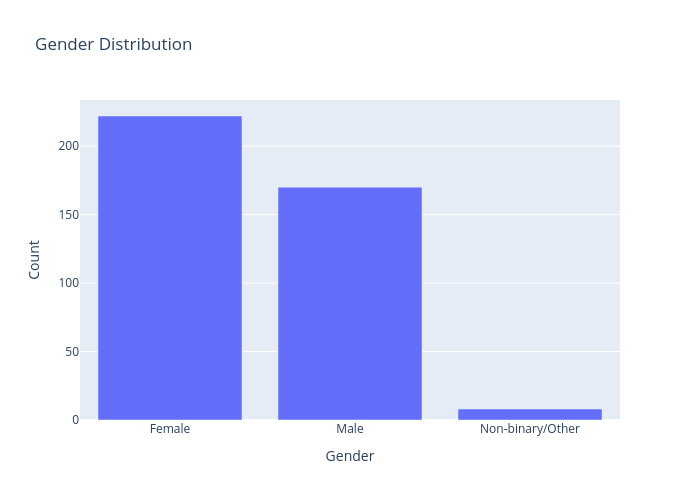

The code cell stored with this chart in its notebook:
### Markdown cell above
## Character col check

### Code cell
fig = px.bar(
    df['gender'].value_counts().reset_index(),
    x='index', y='gender',
    labels={'index':'Gender', 'gender':'Count'},
    title='Gender Distribution',
    height=500, width= 700)
fig.show()

### Figure 1 — Plotly figure (JSON) as saved in the notebook; plotly's stock layout.template omitted (floating-point values rounded to 4 significant figures)
{"data": [{"alignmentgroup": "True", "hovertemplate": "Gender=%{x}<br>Count=%{y}<extra></extra>", "legendgroup": "", "marker": {"color": "#636efa", "pattern": {"shape": ""}}, "name": "", "offsetgroup": "", "orientation": "v", "showlegend": false, "textposition": "auto", "type": "bar", "x": ["Female", "Male", "Non-binary/Other"], "xaxis": "x", "y": [222, 170, 8], "yaxis": "y"}], "layout": {"barmode": "relative", "height": 500, "legend": {"tracegroupgap": 0}, "title": {"text": "Gender Distribution"}, "width": 700, "xaxis": {"anchor": "y", "autorange": true, "domain": [0, 1], "range": [-0.5, 2.5], "title": {"text": "Gender"}, "type": "category"}, "yaxis": {"anchor": "x", "autorange": true, "domain": [0, 1], "range": [0, 233.7], "title": {"text": "Count"}, "type": "linear"}}}
